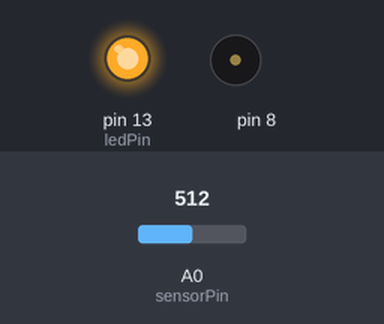
This sketch was run on a simulated Arduino Uno, built with avr-gcc and run on an emulated ATmega328P. Shown: output pins drawn as LEDs (lit = HIGH), buzzer (waves = sounding). The test bench sets the inputs (shaded band); at power-on: A0 (sensorPin) = 512.

Above: at 0.1 s.
At 5.1 s:
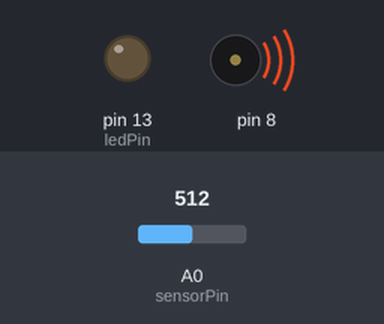
Timing chart, 0 to 6.6 s (numbered marks = the images above):
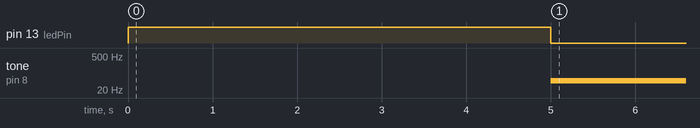

Measured:
- by itself, tone on pin 8: silent → 49 Hz at 5.0 s

The sketch:

project_06.ino
```cpp
/*
    This is project 06 from the starter kit
*/

int sensorVal;
int sensorLow = 1023;
int sensorHigh = 0;

const int ledPin = 13;
const int sensorPin = A0;

void setup()
{
    pinMode(ledPin, OUTPUT);
    digitalWrite(ledPin, HIGH);

    while (millis() < 5000)
    {
        sensorVal = analogRead(sensorPin);
        if (sensorVal > sensorHigh)
        {
            sensorHigh = sensorVal;
        }
        if (sensorVal < sensorLow)
        {
            sensorLow = sensorVal;
        }
    }

    digitalWrite(ledPin, LOW);
}

void loop()
{
    sensorVal = analogRead(sensorPin);

    int pitch = map(sensorVal, sensorLow, sensorHigh, 50, 4000);
    tone(8, pitch, 20);

    delay(10);
}
```
